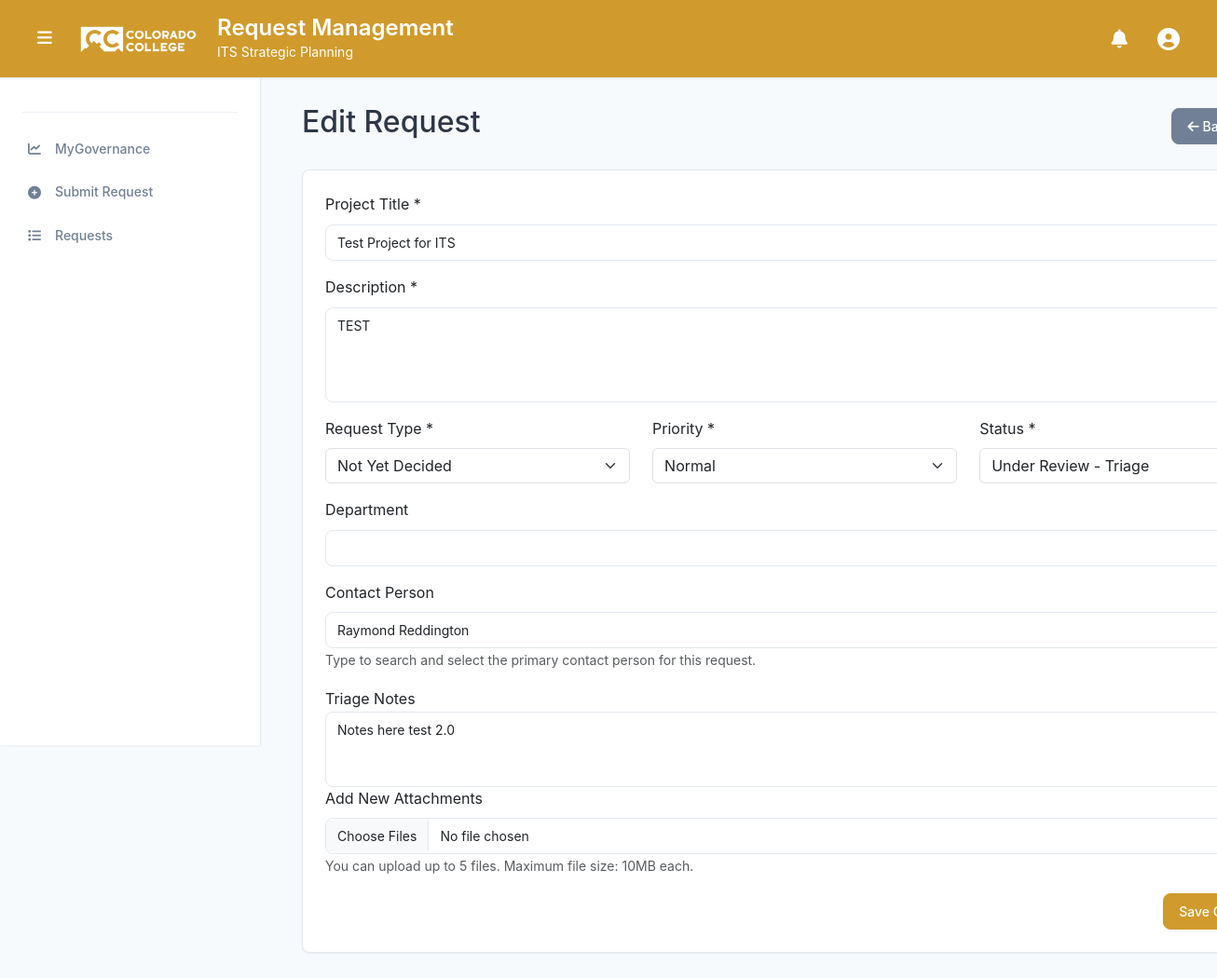
The page /61/edit/ (signed in) on the database as committed earlier.
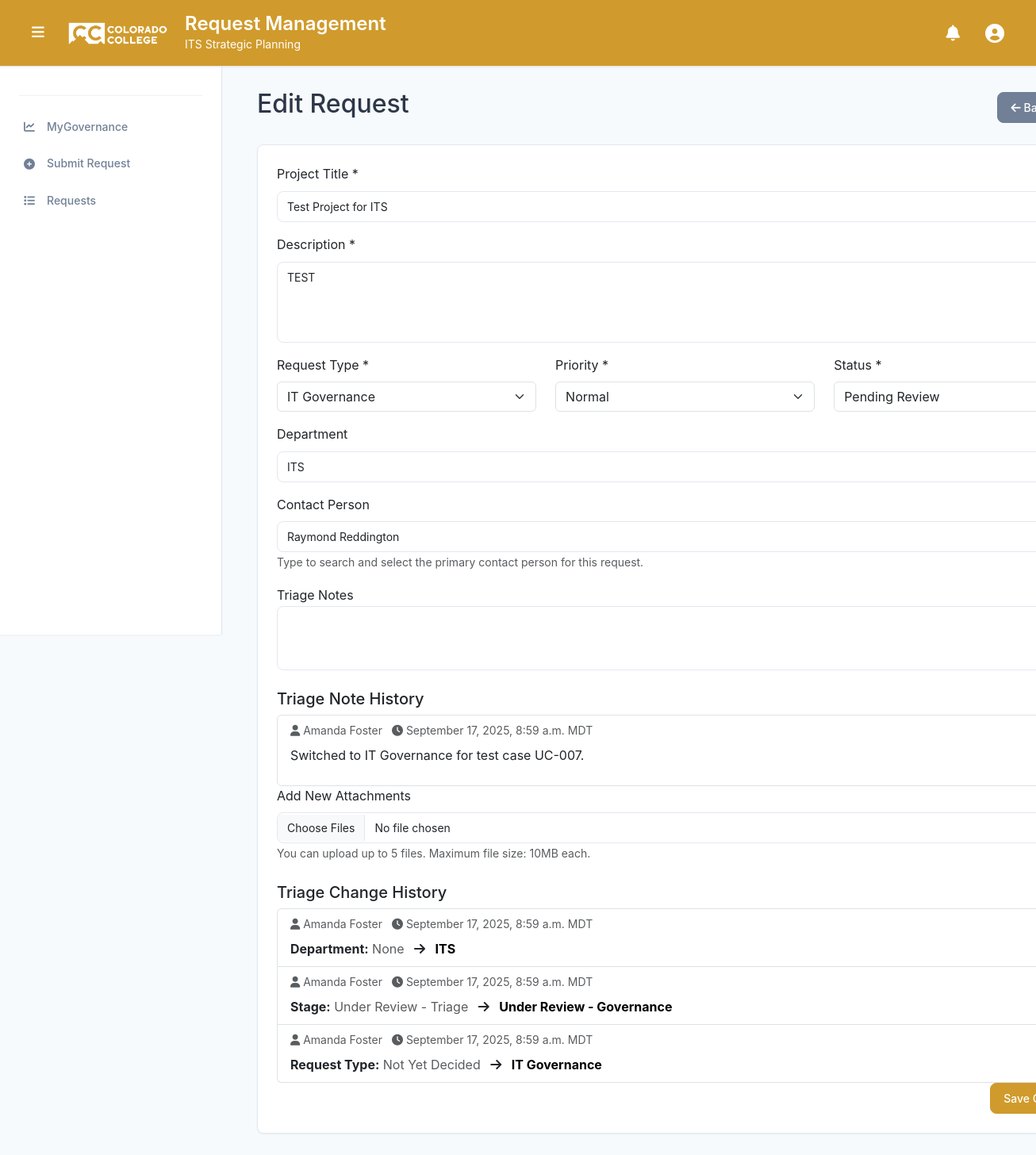
The same page on the database as committed later.
### projects/models.py (models this page shows, shortened)
class Project(models.Model):
    STATUS_CHOICES = [
        ('pending', 'Pending Review'),
        ('approved', 'Approved'),
        ('rejected', 'Rejected'),
        ('under_review_triage', 'Under Review - Triage'),
        ('under_review_governance', 'Under Review - Governance'),
        ('under_review_final_governance', 'Under Review - Final Governance'),
        ('completed', 'Completed'),
        ('archived', 'Archived'),
        ('on_hold', 'On Hold'),
        ('cancelled', 'Cancelled'),
    ]
    STAGE_CHOICES = [
        ('Pending_Review', 'Pending Review'),
        ('Under_Review_Triage', 'Under Review - Triage'),
        ('Under_Review_governance', 'Under Review - Governance'),
        ('Under_Review_Final_governance', 'Under Review - Final Governance'),
        ('Governance_Closure', 'Governance Closed'),
        ('Deleted', 'Deleted'),
    ]
    PRIORITY_CHOICES = [
        ('Low', 'Low'),
        ('Normal', 'Normal'),
        ('High', 'High'),
        ('Top', 'Top'),
    ]
    FINAL_PRIORITY_CHOICES = [
        (1, 'Low'),
        (2, 'Medium'),
        (3, 'High'),
    ]
    PROJECT_TYPE_CHOICES = [
        ('not_yet_decided', 'Not Yet Decided'),
        ('process_improvement', 'Process Improvement'),
        ('it_governance', 'IT Governance'),
        ('erp_governance', 'ERP Governance'),
        ('ai_governance', 'AI Governance'),
    ]
    title = models.CharField(max_length=200)
    description = models.TextField()
    project_type = models.CharField(
        max_length=20,
        choices=PROJECT_TYPE_CHOICES,
        default='not_yet_decided',
        verbose_name="Request Type",
        help_text="Type of request submission"
    )
    submitted_by = models.ForeignKey(User, on_delete=models.CASCADE, null=True, blank=True)
    submission_date = models.DateTimeField(default=timezone.now)
    status = models.CharField(max_length=30, choices=STATUS_CHOICES, default='pending')
    stage = models.CharField(max_length=30, choices=STAGE_CHOICES, default='Pending_Review', help_text="Current stage of the project")
    budget = models.DecimalField(max_digits=10, decimal_places=2, null=True, blank=True)
    start_date = models.DateField(null=True, blank=True)
    end_date = models.DateField(null=True, blank=True)
    department = models.CharField(max_length=100, null=True, blank=True)
    contact_person = models.CharField(max_length=100, null=True, blank=True)
    contact_email = models.EmailField(null=True, blank=True)
    contact_phone = models.CharField(max_length=20, null=True, blank=True)
    triage_notes = models.TextField(blank=True, null=True)
    priority = models.CharField(max_length=10, choices=PRIORITY_CHOICES, default='Normal')
    scoring_notes = models.TextField(blank=True, null=True, help_text="Notes related to project scoring or evaluation")
    final_priority = models.IntegerField(null=True, blank=True, help_text="Project ranking (lower number = higher priority)")
    final_score = models.FloatField(null=True, blank=True, help_text="Final score")
    strategic_alignment = models.IntegerField(null=True, blank=True, help_text="Strategic alignment score (1-5)")
    cost_benefit = models.IntegerField(null=True, blank=True, help_text="Cost benefit score (1-5)")
    user_impact = models.IntegerField(null=True, blank=True, help_text="User impact and adoption score (1-5)")
    ease_of_implementation = models.IntegerField(null=True, blank=True, help_text="Ease of implementation score (1-5)")
    vendor_reputation_support = models.IntegerField(null=True, blank=True, help_text="Vendor reputation and support score (1-5)")
    security_compliance = models.IntegerField(null=True, blank=True, help_text="Security and compliance score (1-5)")
    student_centered = models.IntegerField(null=True, blank=True, help_text="Student-centered score (1-5)")
    class Meta:
        ordering = ['-submission_date']
        db_table = 'project_requests'

class TriageNote(models.Model):
    project = models.ForeignKey(Project, on_delete=models.CASCADE, related_name='triage_note_history')
    notes = models.TextField()
    created_by = models.ForeignKey(User, on_delete=models.CASCADE)
    created_at = models.DateTimeField(auto_now_add=True)
    class Meta:
        ordering = ['-created_at']

class TriageChange(models.Model):
    project = models.ForeignKey(Project, on_delete=models.CASCADE, related_name='triage_change_history')
    field_name = models.CharField(max_length=50, help_text="Name of the field that was changed")
    field_label = models.CharField(max_length=100, help_text="Human-readable label for the field")
    old_value = models.TextField(blank=True, null=True, help_text="Previous value")
    new_value = models.TextField(blank=True, null=True, help_text="New value")
    changed_by = models.ForeignKey(User, on_delete=models.CASCADE)
    changed_at = models.DateTimeField(auto_now_add=True)
    class Meta:
        ordering = ['-changed_at']

### projects/views.py (the view, shortened to what this page needs)
# urls.py: path('<int:pk>/edit/', views.project_update, name='project_update'),
@login_required
def project_update(request, pk):
    project = get_object_or_404(Project.objects.prefetch_related('triage_note_history__created_by', 'triage_change_history__changed_by'), pk=pk)
    if not (is_triage_user(request.user) or is_triage_lead_user(request.user)):
        messages.error(request, 'You do not have permission to edit this request.')
        return redirect('projects:project_detail', pk=pk)
    if project.stage == 'Governance_Closure':
        messages.error(request, 'This request is closed and cannot be edited.')
        return redirect('projects:project_detail', pk=pk)
    print(f"\n=== Project Update Debug ===")
    print(f"Request method: {request.method}")
    print(f"User: {request.user}")
    print(f"User groups: {[g.name for g in request.user.groups.all()]}")
    return render(request, 'projects/project_edit.html', {'project': project})

### projects/views.py (called while the page is built)
def is_triage_user(user):
    return user.is_staff or user.groups.filter(name='Triage Group').exists()

### projects/templates/projects/project_edit.html (shortened to what the changed rows need)
{% extends 'base_cc.html' %}
{% load static %}
{% load tz %}
{% block content %}
<div class="container-fluid" style="width: 115%; padding-right: 15px;">
    <div class="d-flex justify-content-between align-items-center mb-4">
        <h2>Edit Request</h2>
    </div>
    <div class="card">
        <div class="card-body">
            <form id="project-form" method="post" action="{% url 'projects:project_update' project.pk %}" enctype="multipart/form-data">
                <div class="mb-3">
                    <label for="title" class="form-label">Project Title *</label>
                    <input type="text" class="form-control" id="title" name="title" value="{{ project.title }}" required>
                </div>
                <div class="mb-3">
                    <label for="description" class="form-label">Description *</label>
                    <textarea class="form-control" id="description" name="description" rows="4" required>{{ project.description }}</textarea>
                </div>
                <div class="row">
                    <div class="col-md-4 mb-3">
                        <label for="project_type" class="form-label">Request Type *</label>
                        <select class="form-select" id="project_type" name="project_type" required>
                            {% for value, label in project.PROJECT_TYPE_CHOICES %}
                            <option value="{{ value }}" {% if project.project_type == value %}selected{% endif %}>
                                {{ label }}
                            </option>
                            {% endfor %}
                        </select>
                    </div>
                    <div class="col-md-4 mb-3">
                        <label for="priority" class="form-label">Priority *</label>
                        <select class="form-select" id="priority" name="priority" required>
                            <option value="Normal" {% if project.priority == 'Normal' %}selected{% endif %}>Normal</option>
                        </select>
                    </div>
                    <div class="col-md-4 mb-3">
                        <label for="status" class="form-label">Status *</label>
                        <select class="form-select" id="status" name="status" required>
                            {% for value, label in project.STATUS_CHOICES %}
                            <option value="{{ value }}" {% if project.status == value %}selected{% endif %}>
                                {{ label }}
                            </option>
                            {% endfor %}
                        </select>
                    </div>
                </div>
                <div class="mb-3">
                    <label for="department" class="form-label">Department</label>
                    <input type="text" class="form-control" id="department" name="department" value="{{ project.department|default:'' }}">
                </div>
                <div class="mb-3" style="position: relative;">
                    <label for="contact_person" class="form-label">Contact Person</label>
                    <input type="text"
                           class="form-control"
                           id="contact_person"
                           name="contact_person"
                           value="{{ project.contact_person|default:'' }}"
                           placeholder="Start typing to search users..."
                           autocomplete="off"
                           required>
                    <small class="form-text text-muted">Type to search and select the primary contact person for this request.</small>
                </div>
                <div class="form-group">
                    <label for="triage_notes">Triage Notes</label>
                    <textarea class="form-control" id="triage_notes" name="triage_notes" rows="3">{{ project.triage_notes }}</textarea>
                </div>
                {% if project.triage_note_history.exists %}
                <div class="mt-4">
                    <h5>Triage Note History</h5>
                    <div class="list-group">
                        {% for note in project.triage_note_history.all %}
                        <div class="list-group-item">
                            <div class="d-flex justify-content-between align-items-center mb-2">
                                <small class="text-muted">
                                    <i class="fas fa-user"></i>
                                    {% if note.created_by.first_name and note.created_by.last_name %}
                                        {{ note.created_by.get_full_name }}
                                    {% else %}
                                        {{ note.created_by.username }}
                                    {% endif %}
                                    <i class="fas fa-clock ms-2"></i> {% timezone "America/Denver" %}{{ note.created_at|date:"F j, Y, g:i a T" }}{% endtimezone %}
                                </small>
                            </div>
                            <p class="mb-0">{{ note.notes|linebreaks }}</p>
                        </div>
                        {% endfor %}
                    </div>
                </div>
                {% endif %}
                {% if project.triage_change_history.exists %}
                <div class="mt-4">
                    <h5>Triage Change History</h5>
                    <div class="list-group">
                        {% for change in project.triage_change_history.all %}
                        <div class="list-group-item">
                            <div class="d-flex justify-content-between align-items-center mb-2">
                                <small class="text-muted">
                                    <i class="fas fa-user"></i>
                                    {% if change.changed_by.first_name and change.changed_by.last_name %}
                                        {{ change.changed_by.get_full_name }}
                                    {% else %}
                                        {{ change.changed_by.username }}
                                    {% endif %}
                                    <i class="fas fa-clock ms-2"></i> {% timezone "America/Denver" %}{{ change.changed_at|date:"F j, Y, g:i a T" }}{% endtimezone %}
                                </small>
                            </div>
                            <div class="change-details">
                                <strong>{{ change.field_label }}:</strong>
                                <span class="text-muted">{{ change.old_value|default:"None" }}</span>
                                <i class="fas fa-arrow-right mx-2"></i>
                                <span style="font-weight: bold; color: black;">{{ change.new_value|default:"None" }}</span>
                            </div>
                        </div>
                        {% endfor %}
                    </div>
                </div>
                {% endif %}
            </form>
        </div>
    </div>
</div>
{% endblock %}

Rows that differ between the two databases and show on the page:
changed Project "Test Project for ITS": project_type "Not Yet Decided" → "IT Governance"; status "Under Review - Triage" → "Pending Review"; department (not shown) → "ITS"; triage_notes "Notes here test 2.0" → (not shown)
added TriageNote: created_by.get_full_name "Amanda Foster", created_at "September 17, 2025, 8:59 a.m. MDT", notes "Switched to IT Governance for test case UC-007."
added TriageChange: changed_by.get_full_name "Amanda Foster", changed_at "September 17, 2025, 8:59 a.m. MDT", field_label "Department", old_value "None", new_value "ITS"
added TriageChange: changed_by.get_full_name "Amanda Foster", changed_at "September 17, 2025, 8:59 a.m. MDT", field_label "Stage", old_value "Under Review - Triage", new_value "Under Review - Governance"
added TriageChange: changed_by.get_full_name "Amanda Foster", changed_at "September 17, 2025, 8:59 a.m. MDT", field_label "Request Type", old_value "Not Yet Decided", new_value "IT Governance"
Other text that changed with them:
text now shown: "Triage Note History Triage Change History"
